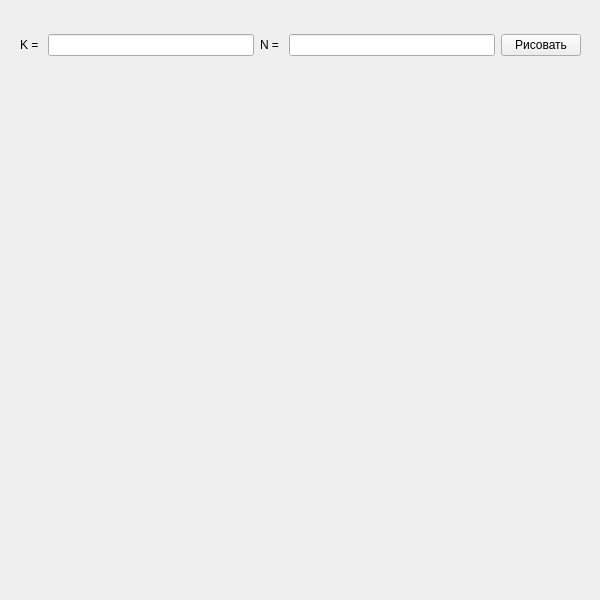
<?xml version="1.0" encoding="UTF-8"?>
<ui version="4.0">
 <class>MainWindow</class>
 <widget class="QMainWindow" name="MainWindow">
  <property name="geometry">
   <rect>
    <x>0</x>
    <y>0</y>
    <width>600</width>
    <height>600</height>
   </rect>
  </property>
  <property name="minimumSize">
   <size>
    <width>600</width>
    <height>600</height>
   </size>
  </property>
  <property name="maximumSize">
   <size>
    <width>600</width>
    <height>600</height>
   </size>
  </property>
  <property name="windowTitle">
   <string>Квадрат - объектив 2</string>
  </property>
  <widget class="QWidget" name="centralwidget">
   <widget class="QLabel" name="myLabel">
    <property name="geometry">
     <rect>
      <x>150</x>
      <y>150</y>
      <width>300</width>
      <height>300</height>
     </rect>
    </property>
    <property name="text">
     <string/>
    </property>
   </widget>
   <widget class="QWidget" name="">
    <property name="geometry">
     <rect>
      <x>20</x>
      <y>30</y>
      <width>561</width>
      <height>30</height>
     </rect>
    </property>
    <layout class="QHBoxLayout" name="horizontalLayout">
     <item>
      <widget class="QLabel" name="label">
       <property name="text">
        <string>K = </string>
       </property>
      </widget>
     </item>
     <item>
      <widget class="QLineEdit" name="edit1"/>
     </item>
     <item>
      <widget class="QLabel" name="label_2">
       <property name="text">
        <string>N = </string>
       </property>
      </widget>
     </item>
     <item>
      <widget class="QLineEdit" name="edit2"/>
     </item>
     <item>
      <widget class="QPushButton" name="btn">
       <property name="text">
        <string>Рисовать</string>
       </property>
      </widget>
     </item>
    </layout>
   </widget>
  </widget>
 </widget>
 <resources/>
 <connections/>
</ui>
